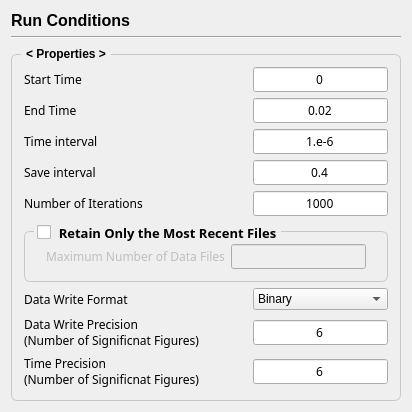
         <widget class="QWidget" name="page_run_conditions">
          <layout class="QVBoxLayout" name="verticalLayout">
           <item>
            <widget class="QLabel" name="title">
             <property name="sizePolicy">
              <sizepolicy hsizetype="Expanding" vsizetype="Fixed">
               <horstretch>0</horstretch>
               <verstretch>0</verstretch>
              </sizepolicy>
             </property>
             <property name="font">
              <font>
               <pointsize>12</pointsize>
               <bold>true</bold>
              </font>
             </property>
             <property name="text">
              <string>Run Conditions</string>
             </property>
            </widget>
           </item>
           <item>
            <widget class="Line" name="line">
             <property name="orientation">
              <enum>Qt::Orientation::Horizontal</enum>
             </property>
            </widget>
           </item>
           <item>
            <widget class="QGroupBox" name="groupBox_2">
             <property name="font">
              <font>
               <bold>true</bold>
              </font>
             </property>
             <property name="styleSheet">
              <string notr="true">QGroupBox {
    border: 1px solid;
    border-radius: 6;
    margin-top: 9;
    border-color : #c8c8c8;
	padding: 3;   
}
QGroupBox::title {
    subcontrol-origin: margin;
    subcontrol-position: top left;
    left: 10;
    padding: 2 3;
}</string>
             </property>
             <property name="title">
              <string>&lt; Properties &gt;</string>
             </property>
             <layout class="QGridLayout" name="gridLayout_2" columnstretch="1,1">
              <item row="6" column="1">
               <widget class="QComboBox" name="comboBox">
                <item>
                 <property name="text">
                  <string>Binary</string>
                 </property>
                </item>
                <item>
                 <property name="text">
                  <string>Ascii</string>
                 </property>
                </item>
               </widget>
              </item>
              <item row="2" column="1">
               <widget class="QLineEdit" name="maxIteration_7">
                <property name="sizePolicy">
                 <sizepolicy hsizetype="Fixed" vsizetype="Fixed">
                  <horstretch>0</horstretch>
                  <verstretch>0</verstretch>
                 </sizepolicy>
                </property>
                <property name="minimumSize">
                 <size>
                  <width>135</width>
                  <height>0</height>
                 </size>
                </property>
                <property name="font">
                 <font>
                  <family>맑은 고딕</family>
                  <pointsize>9</pointsize>
                  <bold>false</bold>
                 </font>
                </property>
                <property name="text">
                 <string>1.e-6</string>
                </property>
                <property name="alignment">
                 <set>Qt::AlignmentFlag::AlignCenter</set>
                </property>
               </widget>
              </item>
              <item row="4" column="1">
               <widget class="QLineEdit" name="maxIteration_2">
                <property name="sizePolicy">
                 <sizepolicy hsizetype="Fixed" vsizetype="Fixed">
                  <horstretch>0</horstretch>
                  <verstretch>0</verstretch>
                 </sizepolicy>
                </property>
                <property name="minimumSize">
                 <size>
                  <width>135</width>
                  <height>0</height>
                 </size>
                </property>
                <property name="font">
                 <font>
                  <family>맑은 고딕</family>
                  <pointsize>9</pointsize>
                  <bold>false</bold>
                 </font>
                </property>
                <property name="text">
                 <string>1000</string>
                </property>
                <property name="alignment">
                 <set>Qt::AlignmentFlag::AlignCenter</set>
                </property>
               </widget>
              </item>
              <item row="8" column="0">
               <widget class="QLabel" name="label_71">
                <property name="font">
                 <font>
                  <family>맑은 고딕</family>
                  <pointsize>9</pointsize>
                  <bold>false</bold>
                 </font>
                </property>
                <property name="text">
                 <string>Time Precision
(Number of Significnat Figures)</string>
                </property>
               </widget>
              </item>
              <item row="8" column="1">
               <widget class="QLineEdit" name="maxIteration_5">
                <property name="sizePolicy">
                 <sizepolicy hsizetype="Fixed" vsizetype="Fixed">
                  <horstretch>0</horstretch>
                  <verstretch>0</verstretch>
                 </sizepolicy>
                </property>
                <property name="minimumSize">
                 <size>
                  <width>135</width>
                  <height>0</height>
                 </size>
                </property>
                <property name="font">
                 <font>
                  <family>맑은 고딕</family>
                  <pointsize>9</pointsize>
                  <bold>false</bold>
                 </font>
                </property>
                <property name="text">
                 <string>6</string>
                </property>
                <property name="alignment">
                 <set>Qt::AlignmentFlag::AlignCenter</set>
                </property>
               </widget>
              </item>
              <item row="0" column="0">
               <widget class="QLabel" name="label_77">
                <property name="font">
                 <font>
                  <family>맑은 고딕</family>
                  <pointsize>9</pointsize>
                  <bold>false</bold>
                 </font>
                </property>
                <property name="text">
                 <string>Start Time</string>
                </property>
               </widget>
              </item>
              <item row="4" column="0">
               <widget class="QLabel" name="label_67">
                <property name="font">
                 <font>
                  <family>맑은 고딕</family>
                  <pointsize>9</pointsize>
                  <bold>false</bold>
                 </font>
                </property>
                <property name="text">
                 <string>Number of Iterations</string>
                </property>
               </widget>
              </item>
              <item row="7" column="1">
               <widget class="QLineEdit" name="maxIteration_4">
                <property name="sizePolicy">
                 <sizepolicy hsizetype="Fixed" vsizetype="Fixed">
                  <horstretch>0</horstretch>
                  <verstretch>0</verstretch>
                 </sizepolicy>
                </property>
                <property name="minimumSize">
                 <size>
                  <width>135</width>
                  <height>0</height>
                 </size>
                </property>
                <property name="font">
                 <font>
                  <family>맑은 고딕</family>
                  <pointsize>9</pointsize>
                  <bold>false</bold>
                 </font>
                </property>
                <property name="text">
                 <string>6</string>
                </property>
                <property name="alignment">
                 <set>Qt::AlignmentFlag::AlignCenter</set>
                </property>
               </widget>
              </item>
              <item row="1" column="0">
               <widget class="QLabel" name="label_78">
                <property name="font">
                 <font>
                  <family>맑은 고딕</family>
                  <pointsize>9</pointsize>
                  <bold>false</bold>
                 </font>
                </property>
                <property name="text">
                 <string>End Time</string>
                </property>
               </widget>
              </item>
              <item row="1" column="1">
               <widget class="QLineEdit" name="maxIteration_6">
                <property name="sizePolicy">
                 <sizepolicy hsizetype="Fixed" vsizetype="Fixed">
                  <horstretch>0</horstretch>
                  <verstretch>0</verstretch>
                 </sizepolicy>
                </property>
                <property name="minimumSize">
                 <size>
                  <width>135</width>
                  <height>0</height>
                 </size>
                </property>
                <property name="font">
                 <font>
                  <family>맑은 고딕</family>
                  <pointsize>9</pointsize>
                  <bold>false</bold>
                 </font>
                </property>
                <property name="text">
                 <string>0.02</string>
                </property>
                <property name="alignment">
                 <set>Qt::AlignmentFlag::AlignCenter</set>
                </property>
               </widget>
              </item>
              <item row="6" column="0">
               <widget class="QLabel" name="label_72">
                <property name="font">
                 <font>
                  <family>맑은 고딕</family>
                  <pointsize>9</pointsize>
                  <bold>false</bold>
                 </font>
                </property>
                <property name="text">
                 <string>Data Write Format</string>
                </property>
               </widget>
              </item>
              <item row="2" column="0">
               <widget class="QLabel" name="label_79">
                <property name="font">
                 <font>
                  <family>맑은 고딕</family>
                  <pointsize>9</pointsize>
                  <bold>false</bold>
                 </font>
                </property>
                <property name="text">
                 <string>Time interval</string>
                </property>
               </widget>
              </item>
              <item row="3" column="1">
               <widget class="QLineEdit" name="maxIteration_8">
                <property name="sizePolicy">
                 <sizepolicy hsizetype="Fixed" vsizetype="Fixed">
                  <horstretch>0</horstretch>
                  <verstretch>0</verstretch>
                 </sizepolicy>
                </property>
                <property name="minimumSize">
                 <size>
                  <width>135</width>
                  <height>0</height>
                 </size>
                </property>
                <property name="font">
                 <font>
                  <family>맑은 고딕</family>
                  <pointsize>9</pointsize>
                  <bold>false</bold>
                 </font>
                </property>
                <property name="text">
                 <string>0.4</string>
                </property>
                <property name="alignment">
                 <set>Qt::AlignmentFlag::AlignCenter</set>
                </property>
               </widget>
              </item>
              <item row="7" column="0">
               <widget class="QLabel" name="label_70">
                <property name="font">
                 <font>
                  <family>맑은 고딕</family>
                  <pointsize>9</pointsize>
                  <bold>false</bold>
                 </font>
                </property>
                <property name="text">
                 <string>Data Write Precision
(Number of Significnat Figures)</string>
                </property>
               </widget>
              </item>
              <item row="3" column="0">
               <widget class="QLabel" name="label_80">
                <property name="font">
                 <font>
                  <family>맑은 고딕</family>
                  <pointsize>9</pointsize>
                  <bold>false</bold>
                 </font>
                </property>
                <property name="text">
                 <string>Save interval</string>
                </property>
               </widget>
              </item>
              <item row="0" column="1">
               <widget class="QLineEdit" name="maxIteration_3">
                <property name="sizePolicy">
                 <sizepolicy hsizetype="Fixed" vsizetype="Fixed">
                  <horstretch>0</horstretch>
                  <verstretch>0</verstretch>
                 </sizepolicy>
                </property>
                <property name="minimumSize">
                 <size>
                  <width>135</width>
                  <height>0</height>
                 </size>
                </property>
                <property name="font">
                 <font>
                  <family>맑은 고딕</family>
                  <pointsize>9</pointsize>
                  <bold>false</bold>
                 </font>
                </property>
                <property name="text">
                 <string>0</string>
                </property>
                <property name="alignment">
                 <set>Qt::AlignmentFlag::AlignCenter</set>
                </property>
               </widget>
              </item>
              <item row="5" column="0" colspan="2">
               <widget class="QGroupBox" name="groupBox_13">
                <property name="sizePolicy">
                 <sizepolicy hsizetype="Expanding" vsizetype="Fixed">
                  <horstretch>0</horstretch>
                  <verstretch>0</verstretch>
                 </sizepolicy>
                </property>
                <property name="font">
                 <font>
                  <family>맑은 고딕</family>
                  <pointsize>10</pointsize>
                  <bold>true</bold>
                 </font>
                </property>
                <property name="title">
                 <string>Retain Only the Most Recent Files</string>
                </property>
                <property name="checkable">
                 <bool>true</bool>
                </property>
                <property name="checked">
                 <bool>false</bool>
                </property>
                <layout class="QVBoxLayout" name="verticalLayout_13">
                 <item>
                  <widget class="QFrame" name="convergeFrame_2">
                   <layout class="QHBoxLayout" name="horizontalLayout_16">
                    <property name="topMargin">
                     <number>0</number>
                    </property>
                    <property name="bottomMargin">
                     <number>0</number>
                    </property>
                    <item>
                     <widget class="QLabel" name="label_68">
                      <property name="font">
                       <font>
                        <family>맑은 고딕</family>
                        <pointsize>9</pointsize>
                        <bold>false</bold>
                       </font>
                      </property>
                      <property name="text">
                       <string>Maximum Number of Data Files</string>
                      </property>
                     </widget>
                    </item>
                    <item>
                     <widget class="QLineEdit" name="convergenceTolerence_2">
                      <property name="sizePolicy">
                       <sizepolicy hsizetype="Fixed" vsizetype="Fixed">
                        <horstretch>0</horstretch>
                        <verstretch>0</verstretch>
                       </sizepolicy>
                      </property>
                      <property name="minimumSize">
                       <size>
                        <width>135</width>
                        <height>0</height>
                       </size>
                      </property>
                      <property name="font">
                       <font>
                        <family>맑은 고딕</family>
                        <pointsize>9</pointsize>
                        <bold>false</bold>
                       </font>
                      </property>
                      <property name="alignment">
                       <set>Qt::AlignmentFlag::AlignRight|Qt::AlignmentFlag::AlignTrailing|Qt::AlignmentFlag::AlignVCenter</set>
                      </property>
                     </widget>
                    </item>
                   </layout>
                  </widget>
                 </item>
                </layout>
               </widget>
              </item>
             </layout>
            </widget>
           </item>
           <item>
            <spacer name="verticalSpacer">
             <property name="orientation">
              <enum>Qt::Orientation::Vertical</enum>
             </property>
             <property name="sizeHint" stdset="0">
              <size>
               <width>0</width>
               <height>0</height>
              </size>
             </property>
            </spacer>
           </item>
          </layout>
         </widget>
